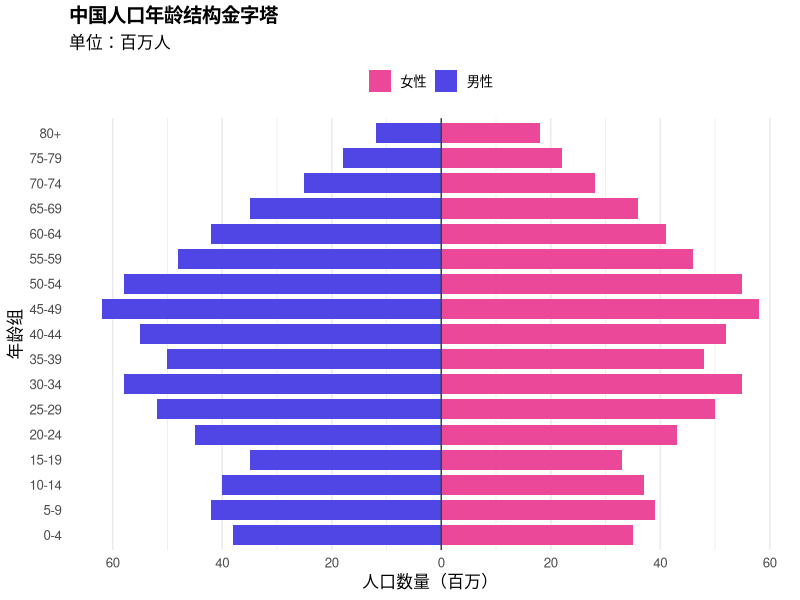
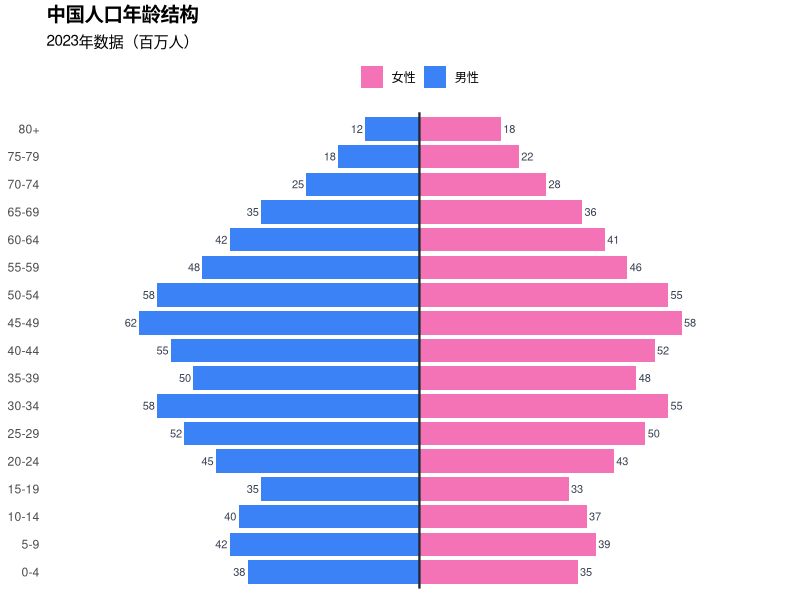
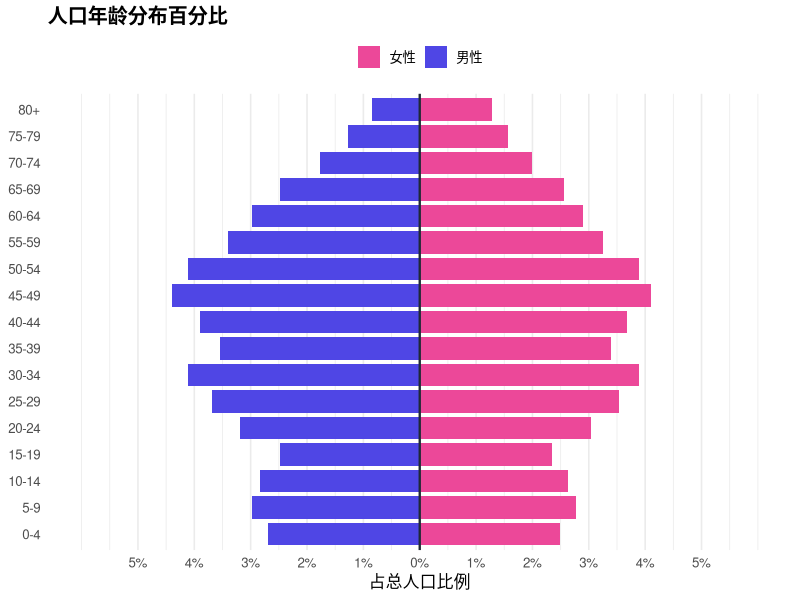
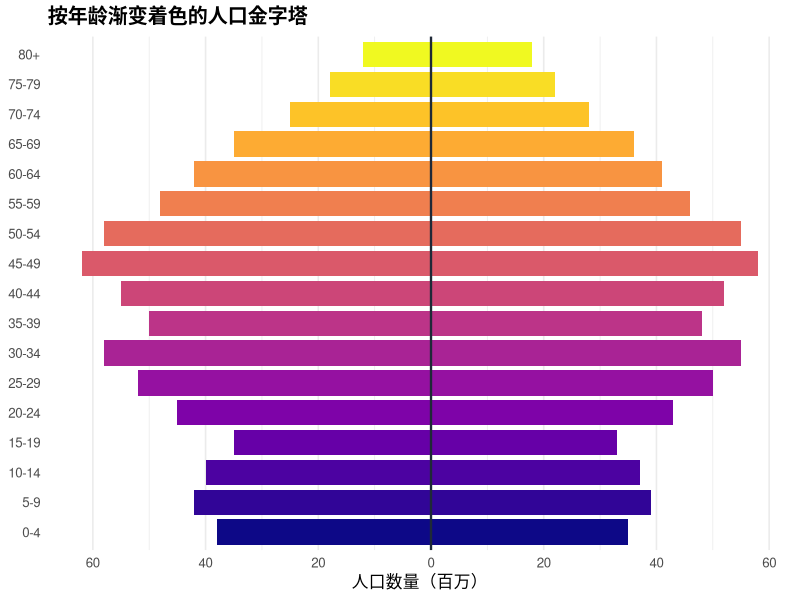
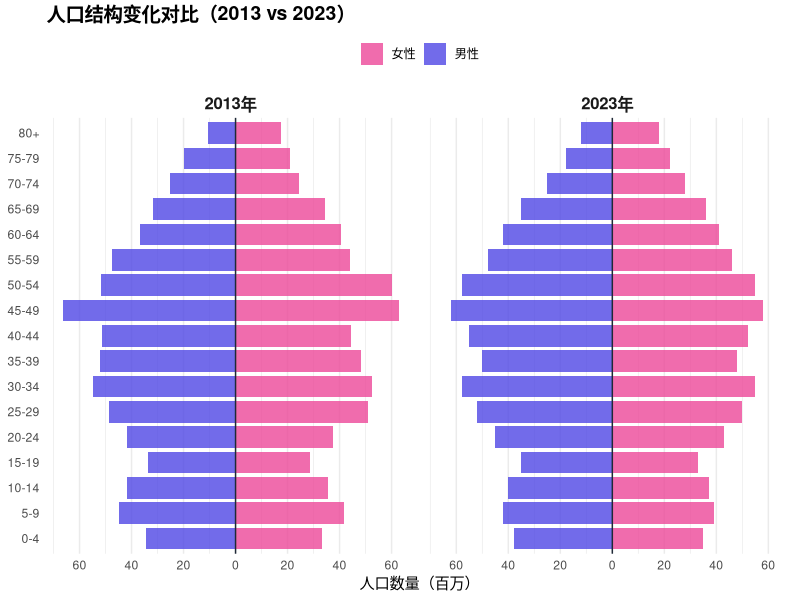
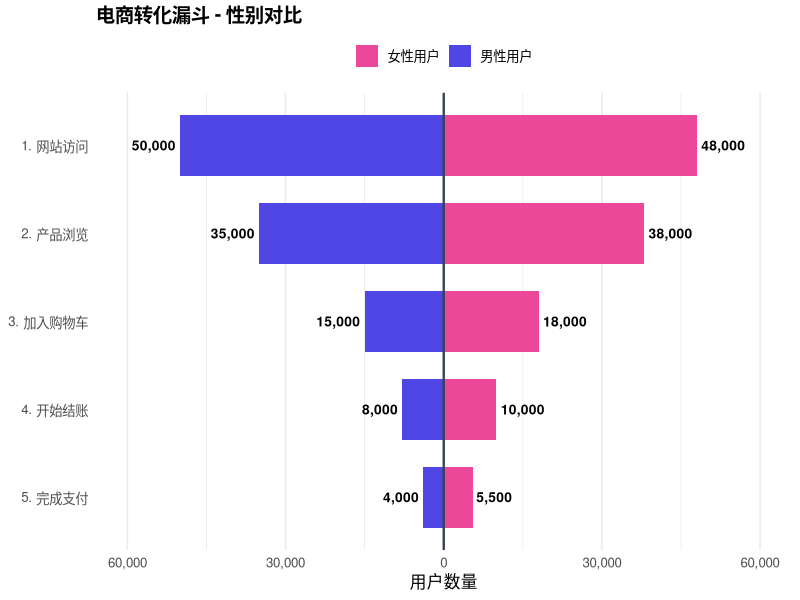
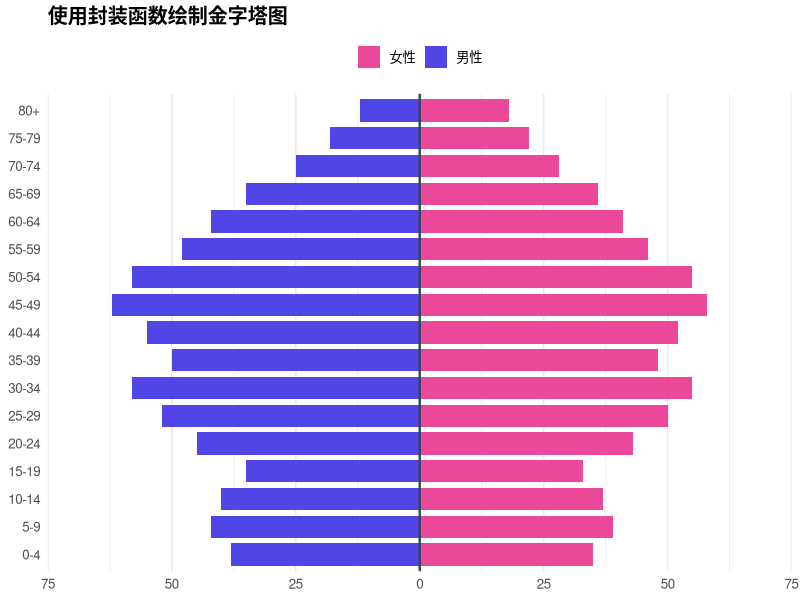

These charts were generated, in order, by the following R code:
## ---- chunk 1
knitr::opts_chunk$set(
    echo = TRUE,
    warning = FALSE,
    message = FALSE,
    fig.width = 9,
    fig.height = 7,
    fig.retina = 2,
    out.width = "100%",
    dpi = 150
)
## ---- chunk 2
library(ggplot2)
library(dplyr)
library(scales)
library(forcats)
## ---- chunk 3
# 创建中国人口结构示例数据（简化版）
population_data <- data.frame(
    age_group = rep(c(
        "0-4", "5-9", "10-14", "15-19", "20-24",
        "25-29", "30-34", "35-39", "40-44", "45-49",
        "50-54", "55-59", "60-64", "65-69", "70-74",
        "75-79", "80+"
    ), each = 2),
    gender = rep(c("男性", "女性"), 17),
    population = c(
        # 男性, 女性 (百万人)
        38, 35, # 0-4
        42, 39, # 5-9
        40, 37, # 10-14
        35, 33, # 15-19
        45, 43, # 20-24
        52, 50, # 25-29
        58, 55, # 30-34
        50, 48, # 35-39
        55, 52, # 40-44
        62, 58, # 45-49
        58, 55, # 50-54
        48, 46, # 55-59
        42, 41, # 60-64
        35, 36, # 65-69
        25, 28, # 70-74
        18, 22, # 75-79
        12, 18 # 80+
    )
)

# 将年龄组转换为有序因子
population_data <- population_data %>%
    mutate(
        age_group = factor(age_group, levels = c(
            "0-4", "5-9", "10-14", "15-19", "20-24", "25-29", "30-34",
            "35-39", "40-44", "45-49", "50-54", "55-59", "60-64", "65-69",
            "70-74", "75-79", "80+"
        )),
        # 将男性人口转为负值
        population_adj = ifelse(gender == "男性", -population, population)
    )

head(population_data)
## ---- chunk 4
ggplot(population_data, aes(x = population_adj, y = age_group, fill = gender)) +
    geom_col(width = 0.8) +
    # 添加中心轴
    geom_vline(xintercept = 0, color = "#374151", linewidth = 0.5) +
    # 颜色设置
    scale_fill_manual(
        values = c("男性" = "#4f46e5", "女性" = "#ec4899")
    ) +
    # 调整x轴刻度（显示正数）
    scale_x_continuous(
        breaks = seq(-60, 60, by = 20),
        labels = abs
    ) +
    labs(
        title = "中国人口年龄结构金字塔",
        subtitle = "单位：百万人",
        x = "人口数量（百万）",
        y = "年龄组",
        fill = NULL
    ) +
    theme_minimal(base_size = 12) +
    theme(
        panel.grid.major.y = element_blank(),
        legend.position = "top",
        plot.title = element_text(face = "bold", size = 14)
    )
## ---- chunk 5
ggplot(population_data, aes(x = population_adj, y = age_group, fill = gender)) +
    geom_col(width = 0.85) +
    geom_vline(xintercept = 0, color = "#1f2937", linewidth = 0.8) +
    # 添加数值标签
    geom_text(
        aes(
            label = population,
            hjust = ifelse(gender == "男性", 1.2, -0.2)
        ),
        size = 2.8,
        color = "#374151"
    ) +
    scale_fill_manual(
        values = c("男性" = "#3b82f6", "女性" = "#f472b6")
    ) +
    scale_x_continuous(
        breaks = seq(-60, 60, by = 20),
        labels = abs,
        limits = c(-75, 75)
    ) +
    labs(
        title = "中国人口年龄结构",
        subtitle = "2023年数据（百万人）",
        x = NULL,
        y = NULL,
        fill = NULL
    ) +
    theme_minimal(base_size = 11) +
    theme(
        panel.grid = element_blank(),
        legend.position = "top",
        plot.title = element_text(face = "bold", size = 14),
        axis.text.x = element_blank()
    )
## ---- chunk 6
# 计算百分比
total_pop <- sum(population_data$population)

population_pct <- population_data %>%
    mutate(
        pct = population / total_pop * 100,
        pct_adj = ifelse(gender == "男性", -pct, pct)
    )

ggplot(population_pct, aes(x = pct_adj, y = age_group, fill = gender)) +
    geom_col(width = 0.85) +
    geom_vline(xintercept = 0, color = "#1f2937", linewidth = 0.8) +
    scale_fill_manual(
        values = c("男性" = "#4f46e5", "女性" = "#ec4899")
    ) +
    scale_x_continuous(
        breaks = seq(-5, 5, by = 1),
        labels = function(x) paste0(abs(x), "%"),
        limits = c(-6, 6)
    ) +
    labs(
        title = "人口年龄分布百分比",
        x = "占总人口比例",
        y = NULL,
        fill = NULL
    ) +
    theme_minimal(base_size = 12) +
    theme(
        panel.grid.major.y = element_blank(),
        legend.position = "top",
        plot.title = element_text(face = "bold")
    )
## ---- chunk 7
# 添加年龄段颜色
library(viridis)

ggplot(population_data, aes(x = population_adj, y = age_group, fill = age_group)) +
    geom_col(width = 0.85) +
    geom_vline(xintercept = 0, color = "#1f2937", linewidth = 0.8) +
    # 使用viridis渐变色
    scale_fill_viridis_d(option = "plasma", guide = "none") +
    scale_x_continuous(
        breaks = seq(-60, 60, by = 20),
        labels = abs
    ) +
    labs(
        title = "按年龄渐变着色的人口金字塔",
        x = "人口数量（百万）",
        y = NULL
    ) +
    theme_minimal(base_size = 12) +
    theme(
        panel.grid.major.y = element_blank(),
        plot.title = element_text(face = "bold")
    )
## ---- chunk 8
# 创建两期数据
multi_year_pop <- rbind(
    population_data %>% mutate(year = "2023年"),
    population_data %>%
        mutate(
            year = "2013年",
            population = population * runif(nrow(population_data), 0.85, 1.1),
            population_adj = ifelse(gender == "男性", -population, population)
        )
)

ggplot(multi_year_pop, aes(x = population_adj, y = age_group, fill = gender)) +
    geom_col(width = 0.85, position = "identity", alpha = 0.8) +
    geom_vline(xintercept = 0, color = "#1f2937", linewidth = 0.5) +
    facet_wrap(~year, ncol = 2) +
    scale_fill_manual(
        values = c("男性" = "#4f46e5", "女性" = "#ec4899")
    ) +
    scale_x_continuous(
        breaks = seq(-60, 60, by = 20),
        labels = abs
    ) +
    labs(
        title = "人口结构变化对比（2013 vs 2023）",
        x = "人口数量（百万）",
        y = NULL,
        fill = NULL
    ) +
    theme_minimal(base_size = 11) +
    theme(
        panel.grid.major.y = element_blank(),
        legend.position = "top",
        plot.title = element_text(face = "bold", size = 14),
        strip.text = element_text(face = "bold", size = 12)
    )
## ---- chunk 9
# 营销漏斗数据
funnel_data <- data.frame(
    stage = factor(c(
        "1. 网站访问", "2. 产品浏览", "3. 加入购物车",
        "4. 开始结账", "5. 完成支付"
    ), levels = rev(c(
        "1. 网站访问", "2. 产品浏览", "3. 加入购物车",
        "4. 开始结账", "5. 完成支付"
    ))),
    male = c(50000, 35000, 15000, 8000, 4000),
    female = c(48000, 38000, 18000, 10000, 5500)
)

# 转换格式
funnel_long <- funnel_data %>%
    tidyr::pivot_longer(
        cols = c(male, female),
        names_to = "gender",
        values_to = "count"
    ) %>%
    mutate(
        count_adj = ifelse(gender == "male", -count, count),
        gender = ifelse(gender == "male", "男性用户", "女性用户")
    )

ggplot(funnel_long, aes(x = count_adj, y = stage, fill = gender)) +
    geom_col(width = 0.7) +
    geom_vline(xintercept = 0, color = "#374151", linewidth = 0.8) +
    geom_text(
        aes(
            label = scales::comma(count),
            hjust = ifelse(gender == "男性用户", 1.1, -0.1)
        ),
        size = 3.5,
        fontface = "bold"
    ) +
    scale_fill_manual(
        values = c("男性用户" = "#4f46e5", "女性用户" = "#ec4899")
    ) +
    scale_x_continuous(
        labels = function(x) comma(abs(x)),
        limits = c(-60000, 60000)
    ) +
    labs(
        title = "电商转化漏斗 - 性别对比",
        x = "用户数量",
        y = NULL,
        fill = NULL
    ) +
    theme_minimal(base_size = 12) +
    theme(
        panel.grid.major.y = element_blank(),
        legend.position = "top",
        plot.title = element_text(face = "bold", size = 14)
    )
## ---- chunk 10
#' 快速绘制人口金字塔图
#' @param data 数据框，需包含 age, gender, value 列
#' @param age_col 年龄列名
#' @param gender_col 性别列名
#' @param value_col 数值列名
#' @param male_label 男性标签
#' @param female_label 女性标签
#' @param title 标题
plot_pyramid <- function(data, age_col, gender_col, value_col,
                         male_label = "男性", female_label = "女性",
                         colors = c("#4f46e5", "#ec4899"),
                         title = NULL) {
    data <- data %>%
        mutate(
            value_adj = ifelse(
                .data[[gender_col]] == male_label,
                -.data[[value_col]],
                .data[[value_col]]
            )
        )

    max_val <- max(abs(data$value_adj)) * 1.1

    ggplot(data, aes(
        x = value_adj,
        y = .data[[age_col]],
        fill = .data[[gender_col]]
    )) +
        geom_col(width = 0.8) +
        geom_vline(xintercept = 0, color = "#374151", linewidth = 0.8) +
        scale_fill_manual(values = setNames(colors, c(male_label, female_label))) +
        scale_x_continuous(
            breaks = scales::breaks_extended(n = 7),
            labels = abs,
            limits = c(-max_val, max_val)
        ) +
        labs(title = title, x = NULL, y = NULL, fill = NULL) +
        theme_minimal(base_size = 12) +
        theme(
            panel.grid.major.y = element_blank(),
            legend.position = "top",
            plot.title = element_text(face = "bold")
        )
}

# 使用示例
plot_pyramid(
    population_data, "age_group", "gender", "population",
    title = "使用封装函数绘制金字塔图"
)
